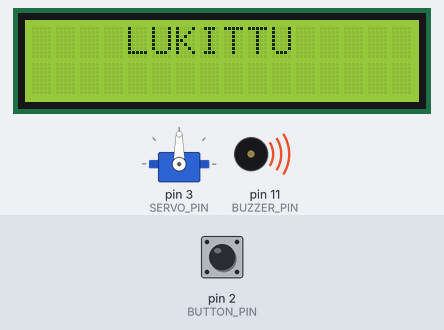
The sketch below on a simulated Arduino Uno, built with avr-gcc and run on an emulated ATmega328P. Parts: servo, 16×2 character LCD, buzzer (waves = sounding). The inputs (shaded band) are chosen by the test bench; at power-on: pin 2 (BUTTON_PIN) HIGH.

Above: at 1.7 s.
1.8 s: pin 2 (BUTTON_PIN) pulsed LOW 5 times (0.12 s each, 0.3 s apart)
At 2.8 s:
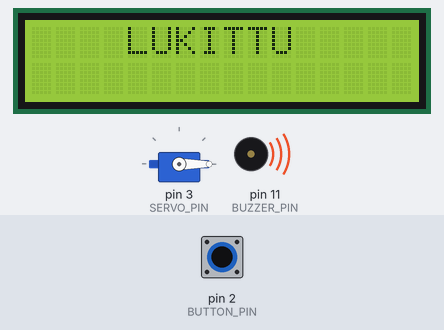
At 4.0 s:
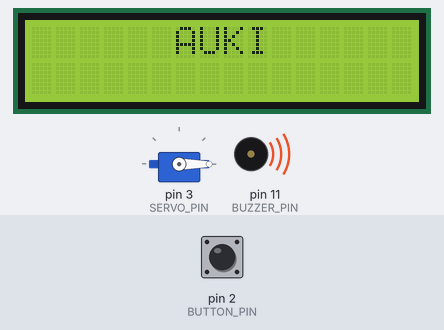
Timing chart, 0 to 12.0 s (numbered marks = the images above; inputs shaded):
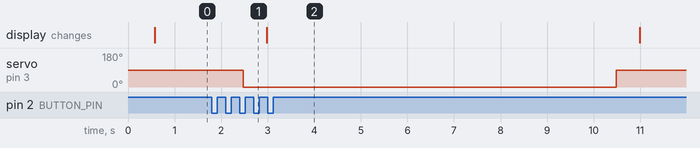

The sketch:

demo_final.ino
```cpp
#include <LiquidCrystal_I2C.h>
#include <Servo.h>

// Constants
const int BUTTON_PIN = 2;
const int SERVO_PIN = 3;
const int BUZZER_PIN = 11;

const int LOOP_INTERVAL_MS = 50;
const int CLICK_INTERVAL_MS = 650;
const int PLAY_BUZZER_LOCK_MS = 100;
const int PLAY_BUZZER_UNLOCK_MS = 3000;
const int LOCK_AFTER_MS = 5000;

const int RESET_COUNTER_INITIAL_VALUE = CLICK_INTERVAL_MS / LOOP_INTERVAL_MS;

const char* LOCKED_TEXT = "LUKITTU";
const char* UNLOCKED_TEXT = "AUKI";

const int SERVO_LOCKED_VALUE = 90;
const int SERVO_UNLOCKED_VALUE = 0;
const int SERVO_WAIT_TIME_MS = 500;

const int LCD_I2C_ADDR = 0x27;
const int LCD_COLS = 16;
const int LCD_ROWS = 2;
const int LOCKED_TEXT_COL = (LCD_COLS - strlen(LOCKED_TEXT)) / 2;
const int UNLOCKED_TEXT_COL = (LCD_COLS - strlen(UNLOCKED_TEXT)) / 2;

const int REQUIRED_BUTTON_PRESS_COUNT = 3;

LiquidCrystal_I2C lcd(LCD_I2C_ADDR, LCD_COLS, LCD_ROWS);
Servo servo;

void turnOnBuzzer() {
  analogWrite(BUZZER_PIN, 127);
}

void turnOffBuzzer() {
  analogWrite(BUZZER_PIN, 0);
}

void unlock() {
  turnOnBuzzer();

  servo.write(SERVO_UNLOCKED_VALUE);
  delay(SERVO_WAIT_TIME_MS);

  lcd.clear();
  lcd.setCursor(UNLOCKED_TEXT_COL, 0);
  lcd.print(UNLOCKED_TEXT);

  delay(abs(PLAY_BUZZER_UNLOCK_MS - SERVO_WAIT_TIME_MS));
  turnOffBuzzer();
}

void lock() {
  servo.write(SERVO_LOCKED_VALUE);

  turnOnBuzzer();
  delay(PLAY_BUZZER_LOCK_MS);
  turnOffBuzzer();

  delay(abs(SERVO_WAIT_TIME_MS - PLAY_BUZZER_LOCK_MS));

  lcd.clear();
  lcd.setCursor(LOCKED_TEXT_COL, 0);
  lcd.print(LOCKED_TEXT);
}

void setup()
{
  pinMode(BUTTON_PIN, INPUT_PULLUP);
  pinMode(BUZZER_PIN, OUTPUT);

  servo.attach(SERVO_PIN);

  lcd.init();
  lcd.setBacklight(1);

  lock();
}

void loop()
{
  bool buttonPressed = true;
  int clickCounter = 0;
  int resetCounter = 0;

  while (clickCounter < REQUIRED_BUTTON_PRESS_COUNT) {
    if (digitalRead(BUTTON_PIN) == LOW) {

      if (!buttonPressed) {
        buttonPressed = true;
        ++clickCounter;
        resetCounter = RESET_COUNTER_INITIAL_VALUE;
      }
    } else {
      buttonPressed = 0;
    }

    if (resetCounter > 0) {
      --resetCounter;

      if (resetCounter <= 0) {
        clickCounter = 0;
      }
    }

    delay(LOOP_INTERVAL_MS);
  }

  unlock();
  delay(LOCK_AFTER_MS);
  lock();
}
```

Measured:
- after the input at 1.8 s, servo on pin 3 (SERVO_PIN): 90° → 0° after 0.67 s, → 90° 8.0 s later
